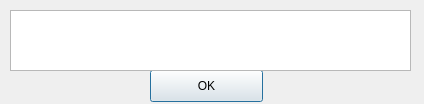
<?xml version="1.0" encoding="UTF-8"?>
<ui version="4.0">
 <class>Dialog</class>
 <widget class="QDialog" name="Dialog">
  <property name="geometry">
   <rect>
    <x>0</x>
    <y>0</y>
    <width>424</width>
    <height>104</height>
   </rect>
  </property>
  <property name="windowTitle">
   <string>Dialog</string>
  </property>
  <widget class="QPushButton" name="warningConfirmButton">
   <property name="geometry">
    <rect>
     <x>150</x>
     <y>70</y>
     <width>113</width>
     <height>32</height>
    </rect>
   </property>
   <property name="text">
    <string>OK</string>
   </property>
  </widget>
  <widget class="QTextBrowser" name="warningTextBrowse">
   <property name="geometry">
    <rect>
     <x>10</x>
     <y>10</y>
     <width>401</width>
     <height>61</height>
    </rect>
   </property>
  </widget>
 </widget>
 <resources/>
 <connections/>
</ui>
